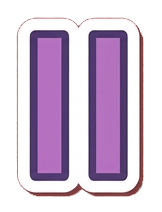
#> input picture Images/Stickers/Pause.png, 162 x 212 px, found by its file name
$ python extract_pause_icon.py
#> lines starting #> are read from the running program, lines starting #| are printed output that depends on the picture; after the words box and inside, x2 and y2 are one past the last pixel; in counts of white or black regions, pixels touching at a corner belong together
#!/usr/bin/env python3
"""Extract the pause button sticker from Images/Stickers/Pause.png.

The source already carries its own alpha channel (fully transparent
outside, opaque inside the sticker peel), so the pipeline reduces to:
largest-component cleanup → white-matte defringe on semi-transparent
edges → square + 1024 resize → PNG + multi-res ICO.
"""
from PIL import Image
import numpy as np
from scipy.ndimage import label

src = Image.open("Images/Stickers/Pause.png").convert("RGBA")
#> src is the input picture: PIL image 162x212 RGBA; mean R, G, B, A 207, 187.9, 210.4, 163.4
arr = np.array(src, dtype=np.float32)
r, g, b, a = arr[:, :, 0], arr[:, :, 1], arr[:, :, 2], arr[:, :, 3]

# ── Keep largest connected component (kills stray dots) ──────────────
alpha_mask = a > 0
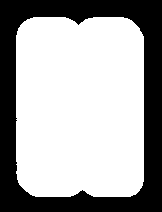
#> alpha_mask: shape (212, 162) bool; 65.3% white; 1 black region, box (x1, y1, x2, y2) and area: (0, 0, 162, 212) 11924
labeled, n = label(alpha_mask)
#> n = 1
if n > 0:
    sizes = np.bincount(labeled.ravel())
#> sizes = [11924, 22420]
    sizes[0] = 0
    biggest = sizes.argmax()
#> biggest = 1
    a[labeled != biggest] = 0
    arr[:, :, 3] = a

# ── Defringe against white matte ─────────────────────────────────────
# Anti-aliased edge pixels carry baked-in white from the source matte.
# Reverse the compositing math:  actual = (observed - 255*(1-α)) / α.
# Solid interior pixels (α=255) are left alone.
alpha_norm = np.clip(a / 255.0, 0.001, 1.0)
semi_transparent = (a > 0) & (a < 250)
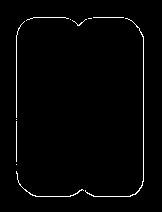
#> semi_transparent: shape (212, 162) bool; 1.7% white in thin lines or dots, all inside (x1, y1, x2, y2) = (16, 17, 144, 197)
for ch in range(3):
    original = arr[:, :, ch]
    decontaminated = (original - 255.0 * (1.0 - alpha_norm)) / alpha_norm
    arr[:, :, ch] = np.where(semi_transparent, np.clip(decontaminated, 0, 255), original)
#> this loop made 3 passes
#> pass 1, `decontaminated = (original - 255.0 * (1.0 - alpha_norm)) / alpha_norm`:
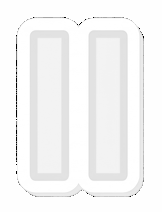
#> decontaminated: shape (212, 162) float32; min -1320, max 255, mean 198.5; drawn with min black and max white
#> after the loop:
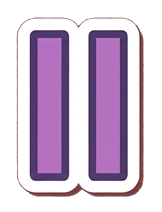
#> arr: shape (212, 162, 4) float32; mean R, G, B, A 204.7, 186.7, 209.1, 163.4; transparent parts drawn white

result = Image.fromarray(arr.astype(np.uint8))

# Trim transparent edges
bbox = result.getbbox()
#> bbox = (16, 17, 144, 197)
if bbox:
    result = result.crop(bbox)
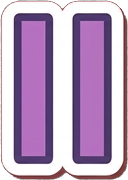
#> result: PIL image 128x180 RGBA; mean R, G, B, A 180, 153.1, 186.6, 243.5; transparent parts drawn white

# Square with slight padding
cw, ch_px = result.size
#> cw = 128; ch_px = 180
side = int(max(cw, ch_px) * 1.1)
#> side = 198
square = Image.new("RGBA", (side, side), (0, 0, 0, 0))
#> square: PIL image 198x198 RGBA; every value is 0
square.paste(result, ((side - cw) // 2, (side - ch_px) // 2))

# Resize to 1024
out = square.resize((1024, 1024), Image.LANCZOS)
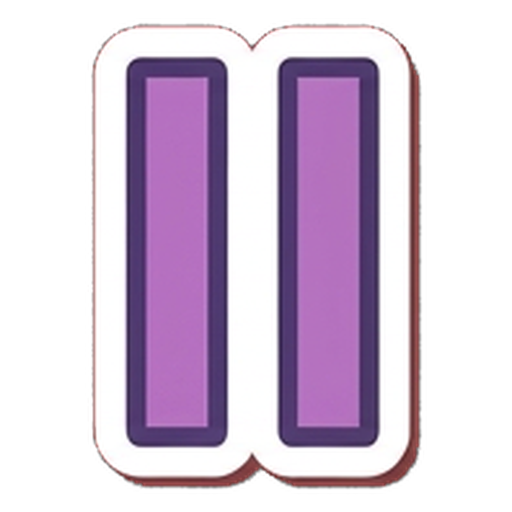
#> out: PIL image 1024x1024 RGBA (shown at 1/2 size); mean R, G, B, A 103.3, 87.1, 106.8, 143; transparent parts drawn white
out.save("icons/pauseIconic.png")

# Verify: composite on dark node background
dark_bg = Image.new("RGBA", (1024, 1024), (45, 52, 54, 255))
dark_bg.paste(out, (0, 0), out)
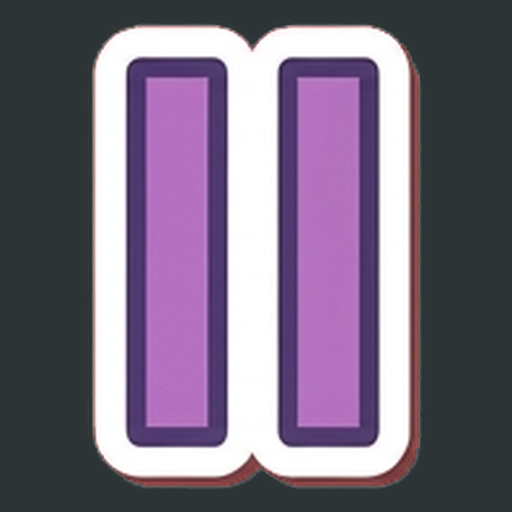
#> dark_bg: PIL image 1024x1024 RGBA (shown at 1/2 size); mean R, G, B, A 121.5, 108.7, 129.2, 254.1; transparent parts drawn white
dark_bg.save("Documents/Data/Icon Pipeline/_verify_pause_dark.png")

# Multi-resolution ICO
sizes = [16, 24, 32, 48, 64, 128, 256]
out.save("icons/pauseIconic.ico", format="ICO", sizes=[(s, s) for s in sizes])
print(f"Extracted pause sticker {cw}x{ch_px} -> 1024x1024 png + ico")
#| Extracted pause sticker 128x180 -> 1024x1024 png + ico
